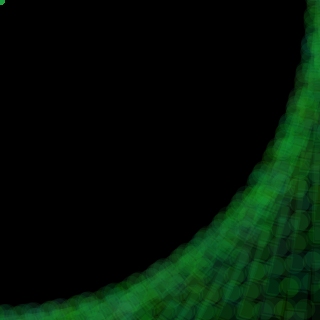
Frame 1 (no input)
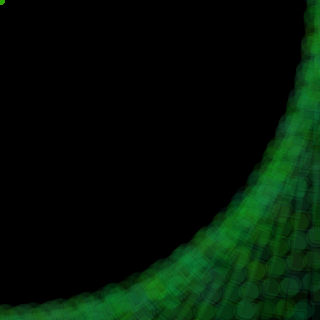
Frame 60 (the mouse pressed at the canvas centre just before this capture)
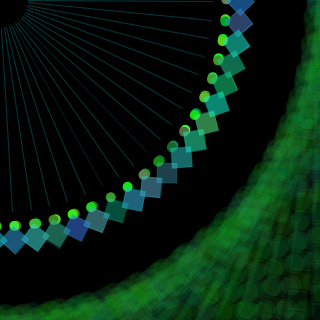
Frame 120 (the mouse held since frame 60 and released just before this capture)

The Processing sketch that drew these frames (run headless with seeded random() and noise(); from frame 60 on, the mouse is pressed at the canvas centre):

// Processing sketch: processing_40376
// ── processing_40376.pde

//By Alex Kong
//USE DA MOUSE

int p,x,y;

 void setup() {
   size(320,320);
   p = 20;
   y = 0;
   x = 0;
   noStroke();
   smooth();
 }

 void draw() 
 {
   background(0);
   for(int y=0; y<height; y+=p) {
     for(int x=160; x<width; x+=p) {
       fill(random(0,100),random(100,250),random(100));
       rotate(20);
       noStroke();
       //rect(320,160,p,p);
       ellipse(mouseX,mouseY,p-10,p-10);
            for(int l=315; l<height; l+=p) {
      for(int k=0; k<width; k+=p) {
        fill(random(0,50),random(100,200),random(100),30);
        noStroke();
        rotate(100);
        rect(l,k,p,p);
        ellipse(1-315,k,p,p);
     }
   }
     }
   }
   if(x<320)
 {
   x=0;
 }
   if(y<320)
   {
     y=0;
   }
   if (mousePressed == true)
   {
   for(int o=160; o<height; o+=p) {
     for(int i=0; i<width; i+=p) {
       fill(random(0,100),random(100,250),random(90,255),90);
       rotate(10);
       stroke(0,255,255,30);
       line(mouseX-10,mouseY-10,p,p);
       rect(mouseX,mouseY,p,p);
       fill(255,255,0);
     }
   }
 }
      }
